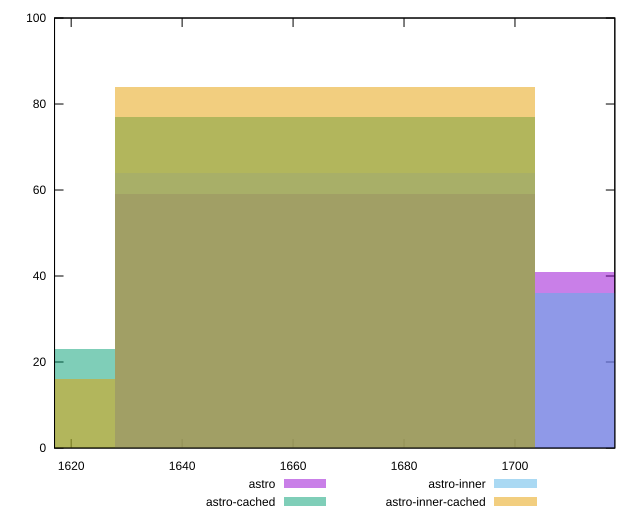

This chart was generated by the following gnuplot code:
reset

$astro <<EOF
1665.6873094584307 59
1741.4003689792685 41
EOF

$astroCached <<EOF
1665.6873094584307 77
1589.974249937593 23
EOF

$astroInner <<EOF
1665.6873094584307 64
1741.4003689792685 36
EOF

$astroInnerCached <<EOF
1665.6873094584307 84
1589.974249937593 16
EOF

set key outside below
set boxwidth 75.71305952083776
set xrange [1617:1718]
set yrange [0:100]
set trange [0:100]
set style fill transparent solid 0.5 noborder
set terminal svg size 640, 520 enhanced background rgb 'white'
set output "reports/report_00033_2021-03-01T14-23-16.841Z/render-blocking-resources/comparison/histogram/all_raw.svg"

plot $astro title "astro" with boxes, \
     $astroCached title "astro-cached" with boxes, \
     $astroInner title "astro-inner" with boxes, \
     $astroInnerCached title "astro-inner-cached" with boxes

reset
